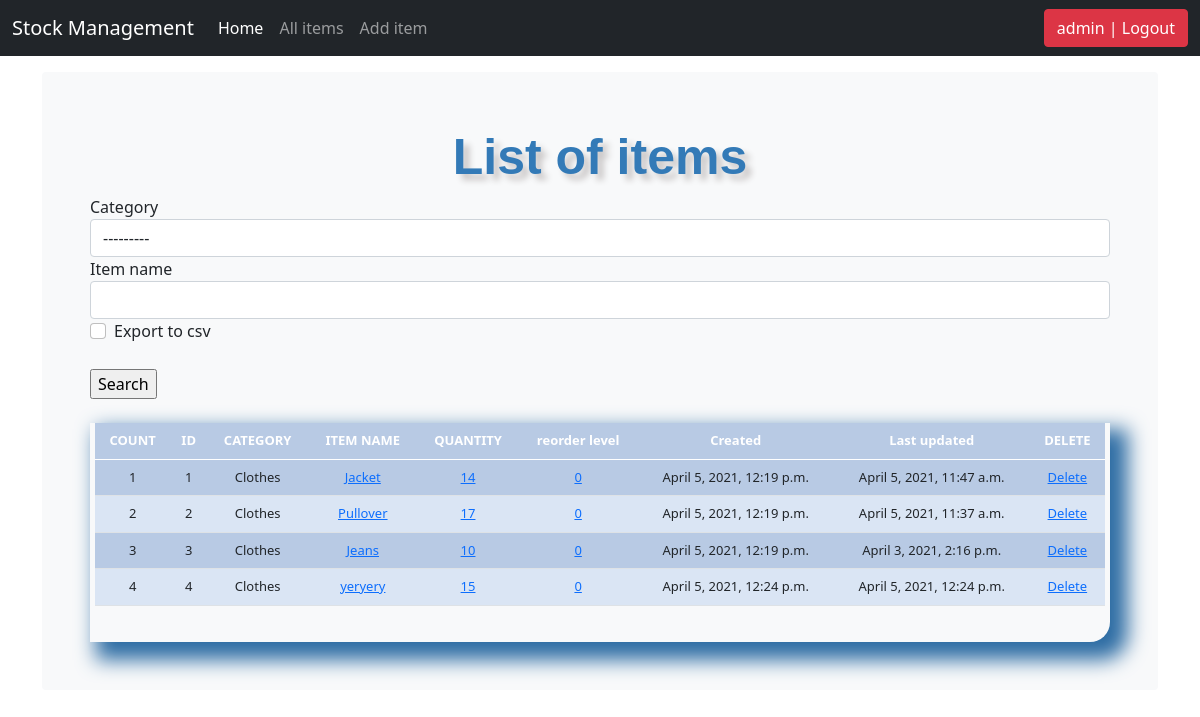
Page /items_list/ (signed in) on the earlier database version.
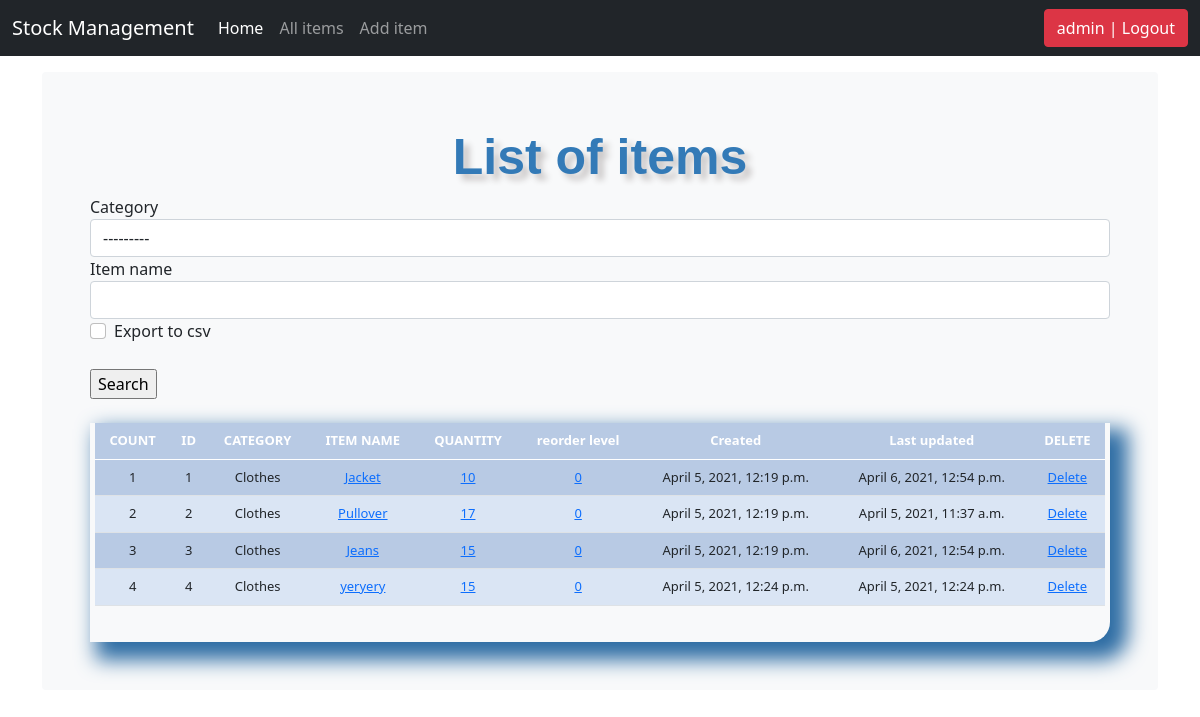
Same page on the later database version.
### stock_management/models.py (models this page shows, shortened)
class Stock(models.Model):
    category = models.ForeignKey(Category, on_delete=models.CASCADE, blank=True)
    item_name = models.CharField(max_length=50, blank=True, null=True)
    quantity = models.IntegerField(default='0', blank=False, null=True)
    receive_quantity = models.IntegerField(default='0', blank=True, null=True)
    receive_by = models.CharField(max_length=50, blank=True, null=True)
    issue_quantity = models.IntegerField(default='0', blank=True, null=True)
    issue_by = models.CharField(max_length=50, blank=True, null=True)
    issue_to = models.CharField(max_length=50, blank=True, null=True)
    phone_number = models.CharField(max_length=50, blank=True, null=True)
    created_by = models.CharField(max_length=50, blank=True, null=True)
    reorder_level = models.IntegerField(default='0', blank=True, null=True)
    last_update = models.DateTimeField(auto_now_add=False, auto_now=True)
    timestamp = models.DateTimeField(auto_now_add=True, auto_now=False)

class Category(models.Model):
    name = models.CharField(max_length=50, blank=True, null=True)
    def __str__(self):
        return self.name

### stock_management/views.py (the view, shortened to what this page needs)
# urls.py: path('items_list/', views.items_list, name='items_list'),
@login_required
def items_list(request):
    header = 'List of items'
    form = StockSearchForm(request.POST or None)
    queryset = Stock.objects.all()
    context = {
        'header': header,
        'queryset': queryset,
        'form': form,
    }
    return render(request, 'stock_management/items_list.html', context)

### stock_management/forms.py
class StockSearchForm(forms.ModelForm):
    export_to_CSV = forms.BooleanField(required=False)
    class Meta:
        model = Stock
        fields = ['category', 'item_name']

### stock_management/templates/stock_management/items_list.html (shortened to what this page needs)
{% load static %}
{% load crispy_forms_tags %}
<!DOCTYPE html>
<html lang="en">
<head>
    <link href="{% static 'css/style.css' %}" rel="stylesheet">
    <link href="https://cdn.jsdelivr.net/npm/bootstrap@5.0.0-beta3/dist/css/bootstrap.min.css" rel="stylesheet"
>
    <link href="{% static 'css/navbar-top-fixed.css' %}" rel="stylesheet">
</head>
<body>
{% include 'stock_management/navbar.html' %}
<main role="main" class="container">
    <div class="bg-light p-5 rounded">
        <div class="header">{{header}}</div>
        <form method='POST' action=''>
            {{form|crispy}}
            <br>
                <input type="submit" value='Search'/>
        </form>
        <br>
        <div class="display-table">
            <table class='table'>
                <thead>
                <tr>
                    <th>COUNT</th>
                    <th>ID</th>
                    <th>CATEGORY</th>
                    <th>ITEM NAME</th>
                    <th>QUANTITY</th>
                    <th>reorder level</th>
                    <th>Created</th>
                    <th>Last updated</th>
                    <th>DELETE</th>
                </tr>
                </thead>
                {% for instance in queryset %}
                <tr>
                    <td>{{forloop.counter}}</td>
                    <td>{{instance.id}}</td>
                    <td>{{instance.category}}</td>
                    <td><a href="{% url 'update_item' instance.id %}">{{instance.item_name}}</a></td>
                    <td>
                      {% if instance.quantity <= instance.reorder_level %}
                        <div style="background-color: orange;"><a href="{% url 'stock_detail' instance.id %}">{{instance.quantity}}</a></div>
                      {% else %}
                        <a href="{% url 'stock_detail' instance.id %}">{{instance.quantity}}</a>
                      {% endif %}
                    </td>
                    <td><a href="{% url 'reorder_level' instance.id %}">{{instance.reorder_level}}</a></td>
                    <td>{{instance.timestamp}}</td>
                    <td>{{instance.last_update}}</td>
                    <td><a href="{% url 'delete_item' instance.id %}">Delete</a></td>
                </tr>
                {% endfor %}
            </table>
        </div>
    </div>
</main>
</body>
</html>

Differences in the rows shown:
changed Stock "Jacket": quantity "14" → "10"; last_update "April 5, 2021, 11:47 a.m." → "April 6, 2021, 12:54 p.m."
changed Stock "Jeans": quantity "10" → "15"; last_update "April 3, 2021, 2:16 p.m." → "April 6, 2021, 12:54 p.m."
